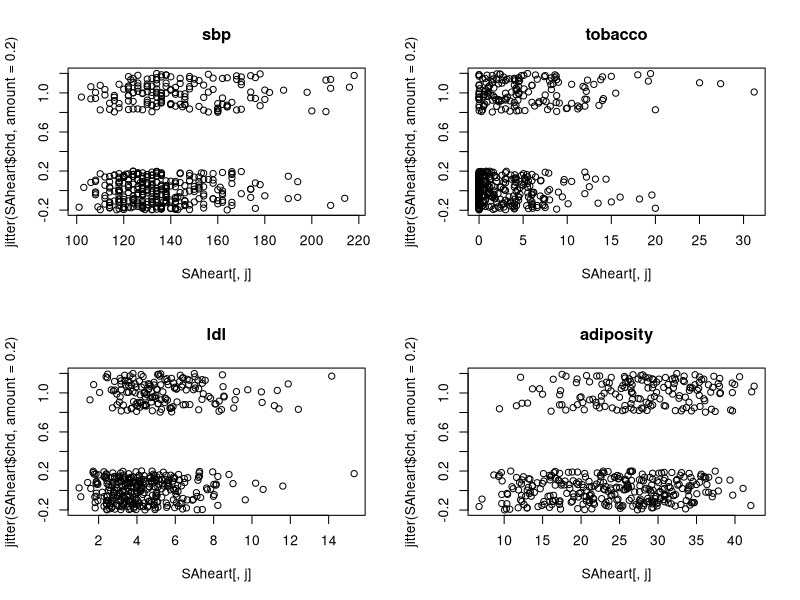
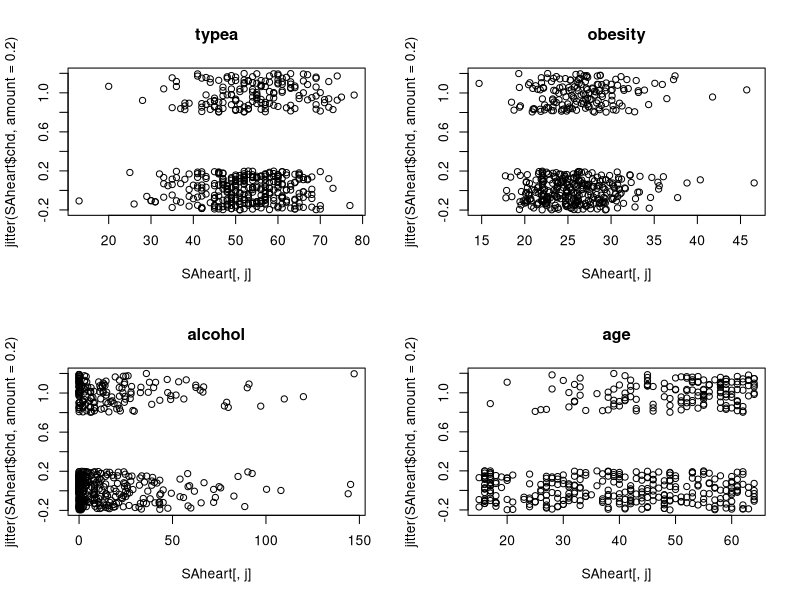
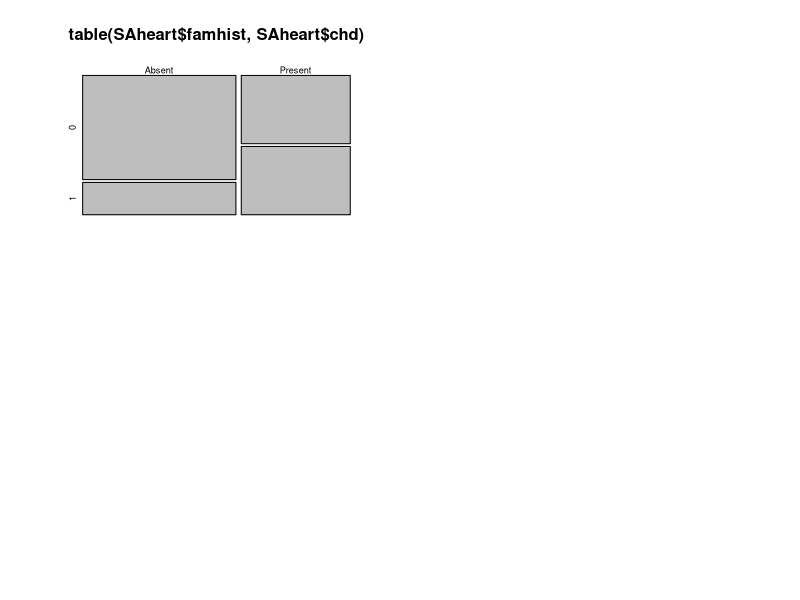
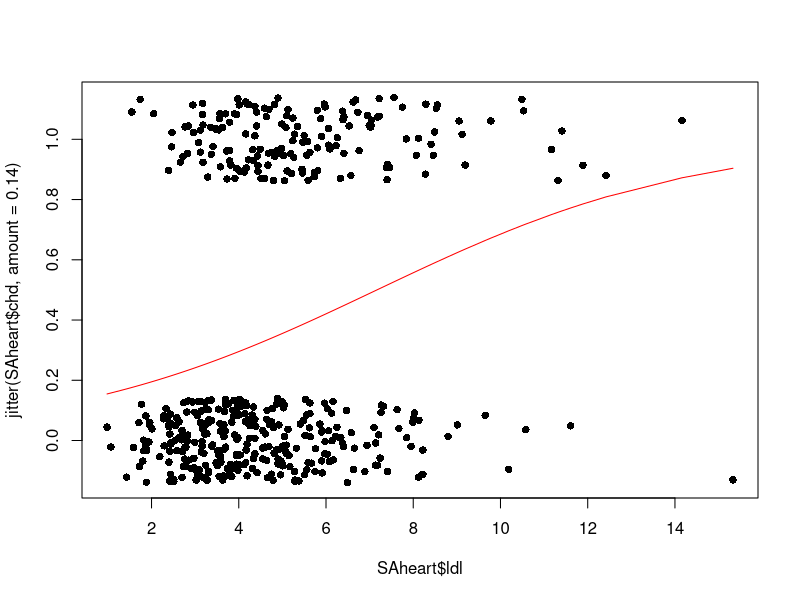
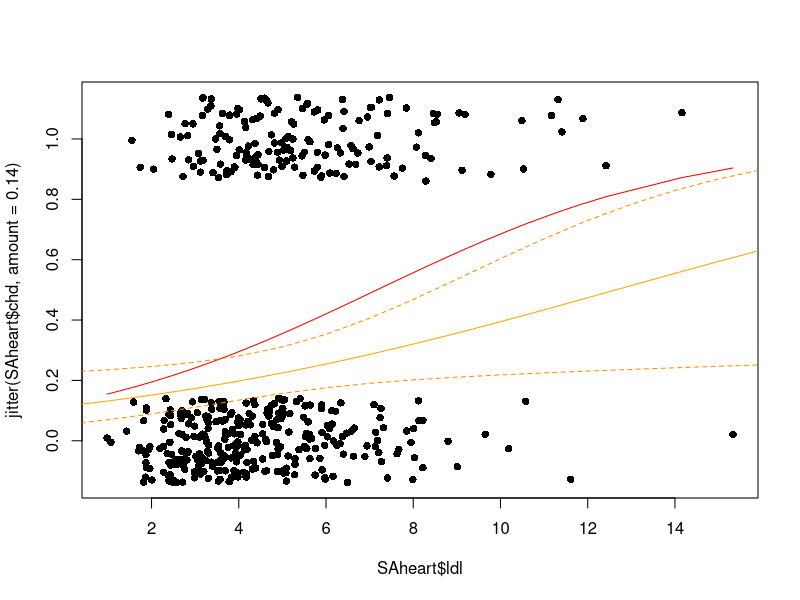
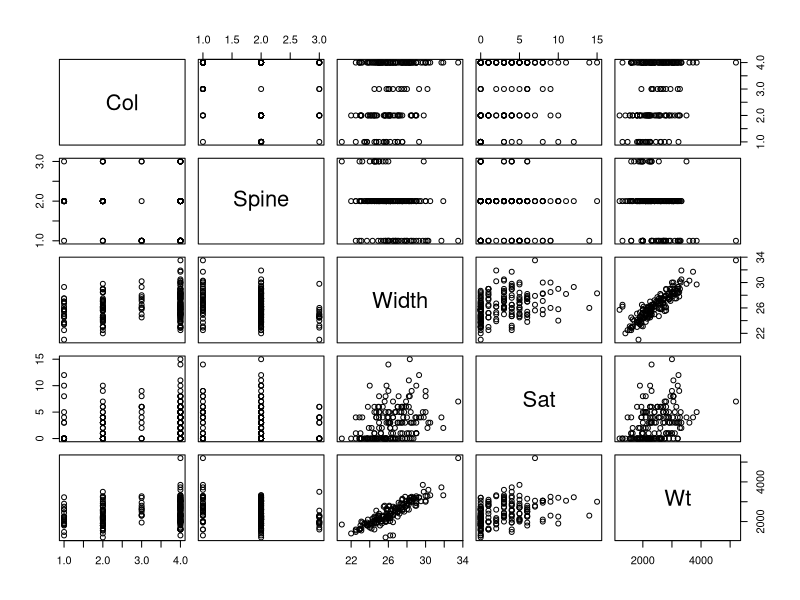
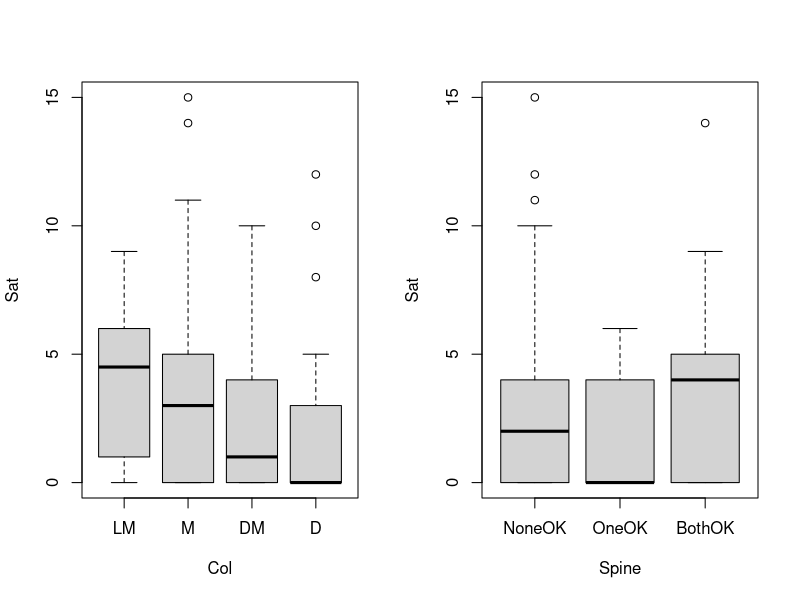
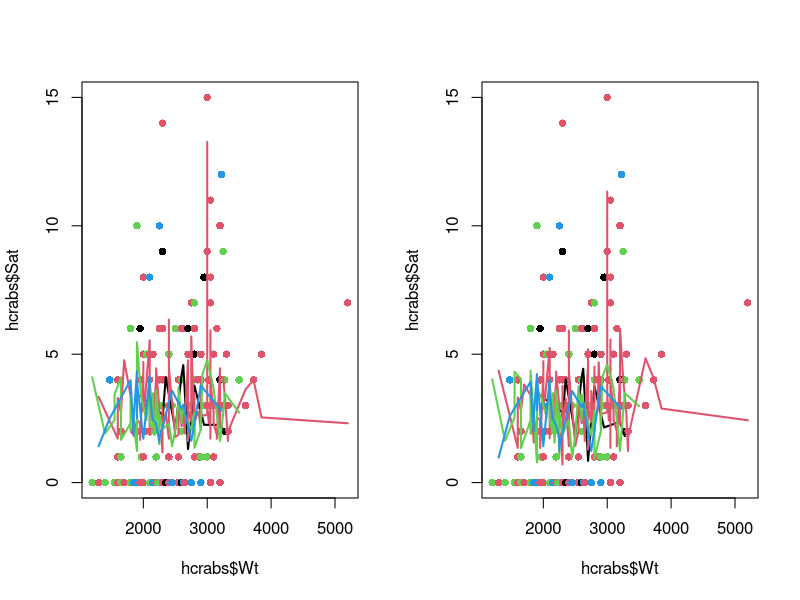

R code for these plots, in order:
## ---- chunk 1
SAheart <- read.table("SAheart.csv",sep=",",head=TRUE)
## ---- chunk 2
par(mfrow=c(2,2))
for(j in 1:4) plot(jitter(SAheart$chd, amount = 0.2)~SAheart[,j], main = names(SAheart)[j])
## ---- chunk 3
par(mfrow=c(2,2))
for(j in 6:9) plot(jitter(SAheart$chd, amount = 0.2)~SAheart[,j], main = names(SAheart)[j])
## ---- chunk 4
table(SAheart$famhist, SAheart$chd)
mosaicplot(table(SAheart$famhist, SAheart$chd))
## ---- chunk 5
chd_mod_ldl <- glm(chd ~ ldl, family = binomial, data = SAheart)
summary(chd_mod_ldl)
par(mfrow=c(1,1))
plot(SAheart$ldl, jitter(SAheart$chd, amount = 0.14), pch = 16)
lines(sort(SAheart$ldl), 
      predict(chd_mod_ldl, newdata = data.frame(ldl = sort(SAheart$ldl)),
             type = "response"), col = "red")
confint.default(chd_mod_ldl, level = 0.99, parm = "ldl")
## ---- chunk 6
chd_mod_additive <- glm(chd ~ ., family = binomial, data = SAheart)
summary(chd_mod_additive)
## ---- chunk 7
anova(chd_mod_ldl, chd_mod_additive, test = "LRT")
## ---- chunk 8
chd_mod_select <- step(chd_mod_additive, 
                       k = 2 # use AIC
                       )
step(chd_mod_ldl, direction = "forward", scope = list(lower = chd_mod_ldl, 
                                                    upper = chd_mod_additive))
step(chd_mod_ldl, direction = "both", scope = list(lower = chd_mod_ldl, 
                                                    upper = chd_mod_additive))

## ---- chunk 9
plot(SAheart$ldl, jitter(SAheart$chd, amount = 0.14), pch = 16)
lines(sort(SAheart$ldl), 
      predict(chd_mod_ldl, newdata = data.frame(ldl = sort(SAheart$ldl)),
             type = "response"), col = "red")
nd <- data.frame(ldl = seq(0,16), age = median(SAheart$age), 
                 tobacco = median(SAheart$tobacco), 
                 famhist = "Absent", typea = median(SAheart$typea))
lines(sort(nd$ldl), 
      predict(chd_mod_select, newdata = nd,
             type = "response"), col = "orange")
linpred <- predict(chd_mod_select, newdata = nd,
             type = "link", se.fit = TRUE)
cint <- cbind(linpred$fit - qnorm(.995) * linpred$se.fit,
              linpred$fit + qnorm(.995) * linpred$se.fit)
cint_response <- 
  binomial()$linkinv(cbind(linpred$fit - qnorm(.995) * linpred$se.fit,
              linpred$fit + qnorm(.995) * linpred$se.fit))
lines(sort(nd$ldl), cint_response[,1], lty = 2, col = "darkorange")
lines(sort(nd$ldl), cint_response[,2], lty = 2, col = "darkorange")
  
## ---- chunk 10
hcrabs <- read.csv("hcrabs.csv", header = TRUE)
plot(hcrabs)
## ---- chunk 11
hcrabs$Spine <- factor(hcrabs$Spine, levels = c("NoneOK", "OneOK", "BothOK"))
hcrabs$Col <- factor(hcrabs$Col, levels = c("LM", "M", "DM", "D"))

## ---- chunk 12
par(mfrow=c(1,2))
plot(Sat~Col, data =hcrabs)
plot(Sat~Spine, data =hcrabs)
## ---- chunk 13
model0<-glm(Sat~1, family=poisson(link=log),data=hcrabs)
modelFull<-glm(Sat~., family=poisson(link=log),data=hcrabs)
anova(model0, modelFull, test = "LRT") ## at least some variables are significant
## ---- chunk 14
selAIC <-  step(model0, direction = "forward", 
    scope = list(lower = model0, upper = modelFull))
## ---- chunk 15
modelInteract <- glm(Sat~Wt*Col, family=poisson(link=log),data=hcrabs)
summary(selAIC)
summary(modelInteract)
AIC(selAIC, modelInteract)
anova(selAIC, modelInteract, test = "LRT")
## ---- chunk 16
hcrabs <-hcrabs[order(hcrabs$Wt),]
plot(hcrabs$Wt, hcrabs$Sat, col = as.numeric(hcrabs$Col), pch = 16)
lines(hcrabs$Wt[hcrabs$Col =="LM"], 
       predict(selAIC, type = "response")[hcrabs$Col =="LM"], col = 1, lwd = 2)
lines(hcrabs$Wt[hcrabs$Col =="M"], 
       predict(selAIC, type = "response")[hcrabs$Col =="M"], col = 2, lwd = 2)
lines(hcrabs$Wt[hcrabs$Col =="DM"], 
       predict(selAIC, type = "response")[hcrabs$Col =="DM"], col = 3, lwd = 2)
lines(hcrabs$Wt[hcrabs$Col =="D"], 
       predict(selAIC, type = "response")[hcrabs$Col =="D"], col = 4, lwd = 2)

plot(hcrabs$Wt, hcrabs$Sat, col = as.numeric(hcrabs$Col), pch = 16)
lines(hcrabs$Wt[hcrabs$Col =="LM"], 
       predict(modelInteract, type = "response")[hcrabs$Col =="LM"], col = 1, lwd = 2)
lines(hcrabs$Wt[hcrabs$Col =="M"], 
       predict(modelInteract, type = "response")[hcrabs$Col =="M"], col = 2, lwd = 2)
lines(hcrabs$Wt[hcrabs$Col =="DM"], 
       predict(modelInteract, type = "response")[hcrabs$Col =="DM"], col = 3, lwd = 2)
lines(hcrabs$Wt[hcrabs$Col =="D"], 
       predict(modelInteract, type = "response")[hcrabs$Col =="D"], col = 4, lwd = 2)
## ---- chunk 17
nd <- data.frame(Wt = 3000, Col = c("LM","M","D","DM"))
cint <- predict(modelInteract, newdata = nd, type = "link", se.fit = TRUE)

  exp(cbind(cint$fit - qnorm(.995)*cint$se.fit, 
      cint$fit + qnorm(.995)*cint$se.fit) )    

